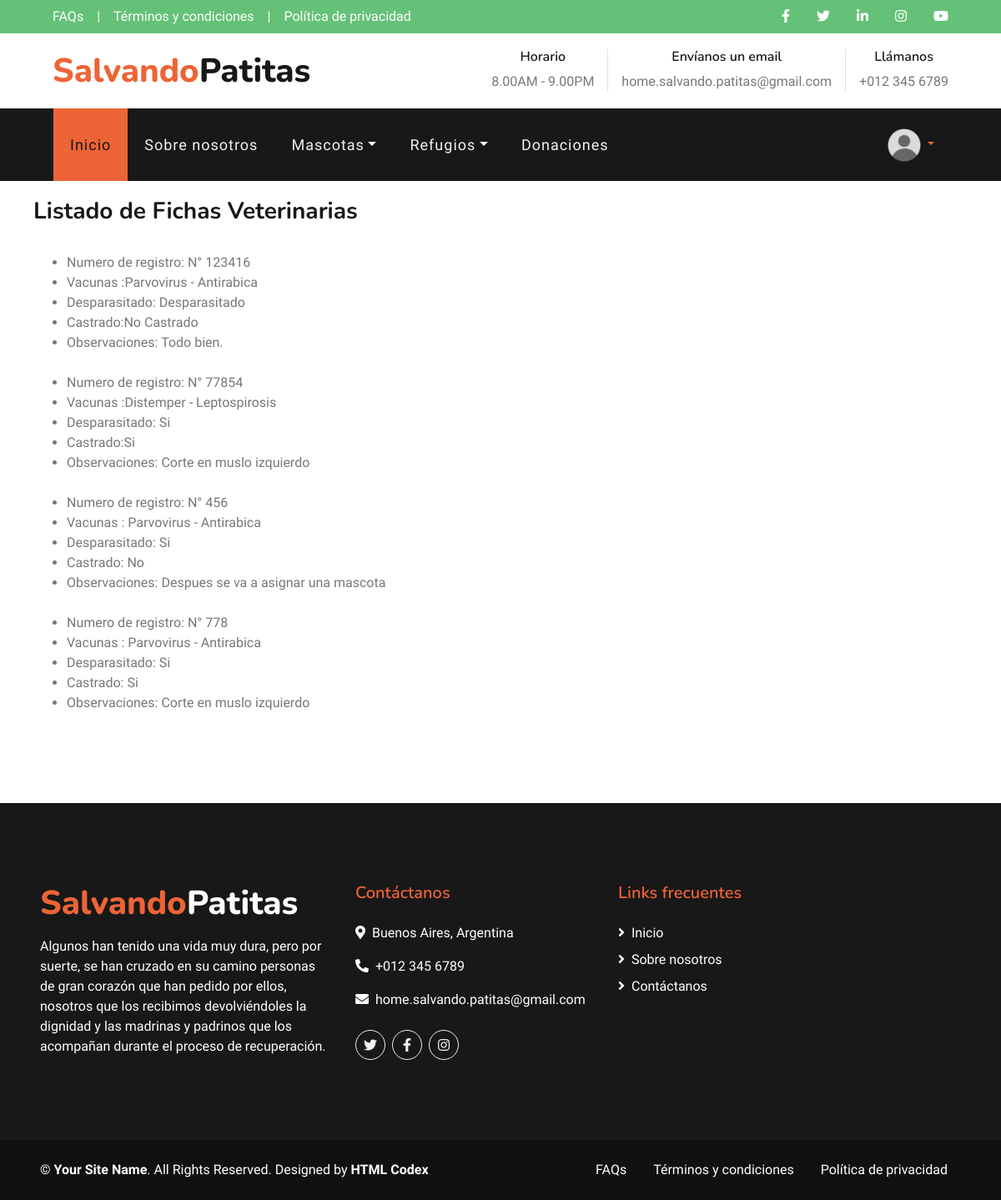
Page /Veterinaria/lista/ (signed in) on the earlier database version.
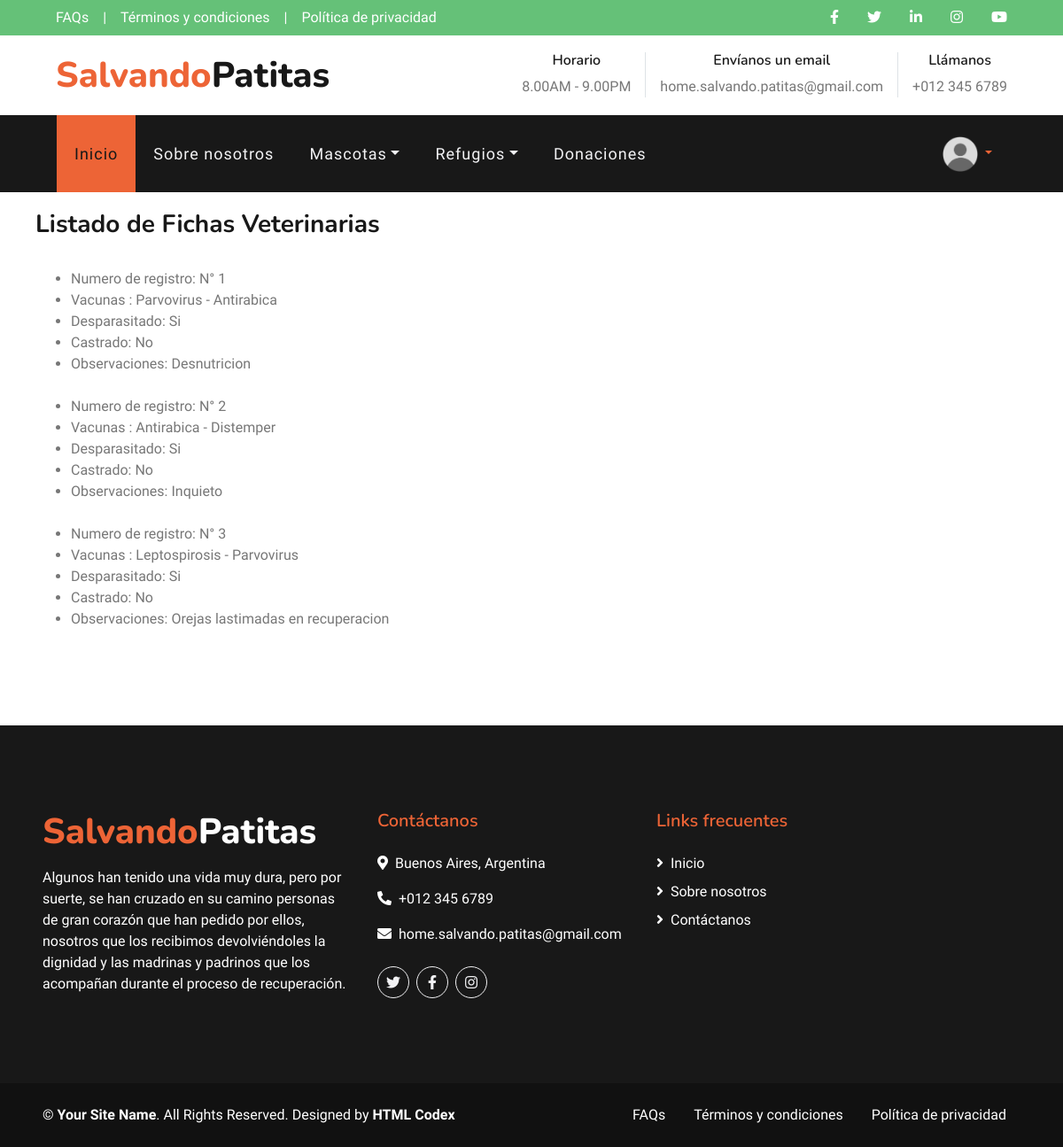
Same page on the later database version.
### Apps/Veterinaria/models.py (models this page shows, shortened)
class Ficha_medica (models.Model):
    mascota = models.OneToOneField(Mascota, on_delete=models.CASCADE, related_name='veterinaria', null=True)
    registro = models.IntegerField(unique=True)
    vacuna_1 = models.CharField(max_length= 100, null=True, blank=True,)
    vacuna_2 = models.CharField(max_length= 100, null=True, blank=True,)
    desparasitacion = models.CharField(max_length=50, null=True, blank=True,)
    castracion = models.CharField(max_length=50, null=True, blank=True,)
    observaciones = models.TextField(max_length=150,null=True, blank=True,)

### Apps/Veterinaria/views.py (the view)
# urls.py: path("lista/", lista_fichas ,name="lista"),
def lista_fichas (request):
    lista = Ficha_medica.objects.all()
    return render (request, "Veterinaria/lista_Ficha.html", {"lista": lista})

### Templates/Veterinaria/lista_Ficha.html (shortened to what this page needs)
{% extends "padre.html" %}
{% load static %}
{% block contenidoQueCambia%}
<div style = "padding: 20px 40px;">
<h3>Listado de Fichas Veterinarias</h3>
<br>
<ul>
    {%for li in lista %}
        <li> Numero de registro: N°  {{li.registro}} </li>
        <li> Vacunas :{{li.vacuna_1}} - {{li.vacuna_2}}</li>
        <li> Desparasitado: {{li.desparasitacion}} </li>
        <li> Castrado:{{li.castracion}} </li>
        <li> Observaciones: {{li.observaciones}}</li>
        <br>
    {% endfor %}
</ul>
</div>
{%endblock%}

### Templates/padre.html (shortened to what this page needs)
<!DOCTYPE html>
<html lang="en">
<head>
    {% load static %}
    <link href="https://cdnjs.cloudflare.com/ajax/libs/font-awesome/5.10.0/css/all.min.css" rel="stylesheet">
    <link href="lib/flaticon/font/flaticon.css" rel="stylesheet">
    <link href="lib/owlcarousel/assets/owl.carousel.min.css" rel="stylesheet">
    <link href="lib/tempusdominus/css/tempusdominus-bootstrap-4.min.css" rel="stylesheet" />
    <link href="{% static "css/style.css" %}"  rel="stylesheet">
</head>
<body>
    <div class="container-fluid">
        <div class="row bg-secondary py-2 px-lg-5">
            <div class="col-lg-6 text-center text-lg-left mb-2 mb-lg-0">
                <div class="d-inline-flex align-items-center">
                    <a class="text-white pr-3" href="{% url "preguntas-frecuentes" %}">FAQs</a>
                    <span class="text-white">|</span>
                    <a class="text-white px-3" href="{% url "terminos-condiciones" %}">Términos y condiciones</a>
                    <span class="text-white">|</span>
                    <a class="text-white pl-3" href="{% url "politica-privacidad" %}">Política de privacidad</a>
                </div>
            </div>
            <div class="col-lg-6 text-center text-lg-right">
                <div class="d-inline-flex align-items-center">
                    <a class="text-white px-3" href="https://www.facebook.com/" target="_blank">
                        <i class="fab fa-facebook-f"></i>
                    </a>
                    <a class="text-white px-3" href="https://twitter.com/" target="_blank">
                        <i class="fab fa-twitter"></i>
                    </a>
                    <a class="text-white px-3" href="https://www.linkedin.com/" target="_blank">
                        <i class="fab fa-linkedin-in"></i>
                    </a>
                    <a class="text-white px-3" href="https://www.instagram.com/" target="_blank">
                        <i class="fab fa-instagram"></i>
                    </a>
                    <a class="text-white pl-3" href="https://www.youtube.com/" target="_blank">
                        <i class="fab fa-youtube"></i>
                    </a>
                </div>
            </div>
        </div>
        <div class="row py-3 px-lg-5">
            <div class="col-lg-4">
                <a href="{% url "index" %}" class="navbar-brand d-none d-lg-block">
                    <h1 class="m-0 display-5 text-capitalize"><span class="text-primary">Salvando</span>Patitas</h1>
                </a>
            </div>
            <div class="col-lg-8 text-center text-lg-right">
                <div class="d-inline-flex align-items-center">
                    <div class="d-inline-flex flex-column text-center pr-3 border-right">
                        <h6>Horario</h6>
                        <p class="m-0">8.00AM - 9.00PM</p>
                    </div>
                    <div class="d-inline-flex flex-column text-center px-3 border-right">
                        <h6>Envíanos un email</h6>
                        <p class="m-0">home.salvando.patitas@gmail.com</p>
                    </div>
                    <div class="d-inline-flex flex-column text-center pl-3">
                        <h6>Llámanos</h6>
                        <p class="m-0">+012 345 6789</p>
                    </div>
                </div>
            </div>
        </div>
    </div>
    <div class="container-fluid p-0">
        <nav class="navbar navbar-expand-lg bg-dark navbar-dark py-3 py-lg-0 px-lg-5">
            <div class="collapse navbar-collapse justify-content-between px-3" id="navbarCollapse">
                <div class="navbar-nav mr-auto py-0">
                    {% if request.user.is_staff %}
                    <a href="{% url "index" %}" class="nav-item nav-link active">Inicio</a>
                    <a href="{% url "sobre-nosotros" %}" class="nav-item nav-link">Sobre nosotros</a>
                    <div class="nav-item dropdown">
                        <a href="#" class="nav-link dropdown-toggle" data-toggle="dropdown">Mascotas</a>
                    </div>
                    <div class="nav-item dropdown">
                        <a href="#" class="nav-link dropdown-toggle" data-toggle="dropdown">Refugios</a>
                    </div>
                    <a href="{% url "donaciones" %}" class="nav-item nav-link">Donaciones</a>
                    {% endif %}
                </div>
                {% if request.user.is_authenticated %}
                <div class="nav-item dropdown">
                    <a href="#" class="nav-link dropdown-toggle" data-toggle="dropdown">
                        {% if user.profile.image %}
                        <img src="{{user.profile.image.url}}" , style="border-radius: 50% ;" width="40px", height="40px">
                        <div class="dropdown-menu rounded-0 m-0">
                            <a href="{% url "perfil" %}" class="dropdown-item">Mi perfil</a>
                            <a href="{% url "logout" %}" class="dropdown-item">Logout</a>
                        </div>
                        {% else %}
                            <img src="{% static "img\perfil-empty.png" %}" , border-radius="50%", width="40px", height="40px" >
                        </a>
                        {% endif%}
                </div>
                {%endif%}
        </nav>
    </div>
{% block contenidoQueCambia %}
        {% endblock%}
    <div class="container-fluid bg-dark text-white mt-5 py-5 px-sm-3 px-md-5">
        <div class="row pt-5">
            <div class="col-lg-4 col-md-12 mb-5">
                <h1 class="mb-3 display-5 text-capitalize text-white"><span class="text-primary">Salvando</span>Patitas</h1>
                <p class="m-0">Algunos han tenido una vida muy dura, pero por suerte, se han cruzado en su camino personas de gran corazón que han pedido por ellos, nosotros que los recibimos devolviéndoles la dignidad y las madrinas y padrinos que los acompañan durante el proceso de recuperación.</p>
            </div>
            <div class="col-lg-8 col-md-15">
                <div class="row">
                    <div class="col-md-5 mb-5">
                        <h5 class="text-primary mb-4">Contáctanos</h5>
                        <p><i class="fa fa-map-marker-alt mr-2"></i>Buenos Aires, Argentina</p>
                        <p><i class="fa fa-phone-alt mr-2"></i>+012 345 6789</p>
                        <p><i class="fa fa-envelope mr-2"></i>home.salvando.patitas@gmail.com</p>
                        <div class="d-flex justify-content-start mt-4">
                            <a class="btn btn-outline-light rounded-circle text-center mr-2 px-0" style="width: 36px; height: 36px;" href="https://twitter.com/" target="_blank"><i class="fab fa-twitter"></i></a>
                            <a class="btn btn-outline-light rounded-circle text-center mr-2 px-0" style="width: 36px; height: 36px;" href="https://www.facebook.com/" target="_blank"><i class="fab fa-facebook-f"></i></a>
                            <a class="btn btn-outline-light rounded-circle text-center mr-2 px-0" style="width: 36px; height: 36px;" href="https://www.instagram.com/" target="_blank"><i class="fab fa-instagram"></i></a>
                        </div>
                    </div>
                    <div class="col-md-3 mb-5">
                        <h5 class="text-primary mb-4">Links frecuentes</h5>
                        <div class="d-flex flex-column justify-content-start">
                            <a class="text-white mb-2" href="{% url "index" %}"><i class="fa fa-angle-right mr-2"></i>Inicio</a>
                            <a class="text-white mb-2" href="{% url "sobre-nosotros" %}" ><i class="fa fa-angle-right mr-2"></i>Sobre nosotros</a>
                            <a class="text-white" href="{% url "news-letter" %}"><i class="fa fa-angle-right mr-2"></i>Contáctanos</a>
                        </div>
                    </div>
                </div>
            </div>
        </div>
    </div>
    <div class="container-fluid text-white py-4 px-sm-3 px-md-5" style="background: #111111;">
        <div class="row">
            <div class="col-md-6 text-center text-md-left mb-3 mb-md-0">
                <p class="m-0 text-white">
                    &copy; <a class="text-white font-weight-bold" href="{% url "sobre-nosotros" %}">Your Site Name</a>. All Rights Reserved. Designed by
                    <a class="text-white font-weight-bold" href="https://htmlcodex.com">HTML Codex</a>
                </p>
            </div>
            <div class="col-md-6 text-center text-md-right">
                <ul class="nav d-inline-flex">
                    <li class="nav-item">
                        <a class="nav-link text-white py-0" href="{% url "preguntas-frecuentes" %}">FAQs</a>
                    </li>
                    <li class="nav-item">
                        <a class="nav-link text-white py-0" href="{% url "terminos-condiciones" %}">Términos y condiciones</a>
                    </li>
                    <li class="nav-item">
                        <a class="nav-link text-white py-0" href="{% url "politica-privacidad" %}">Política de privacidad</a>
                    </li>
                </ul>
            </div>
        </div>
    </div>
</body>
</html>

Differences in the rows shown:
removed Ficha_medica: registro "123416", vacuna_1 "Parvovirus", vacuna_2 "Antirabica", desparasitacion "Desparasitado", castracion "No Castrado", observaciones "Todo bien."
removed Ficha_medica: registro "77854", vacuna_1 "Distemper", vacuna_2 "Leptospirosis", desparasitacion "Si", castracion "Si", observaciones "Corte en muslo izquierdo"
removed Ficha_medica: registro "456", vacuna_1 "Parvovirus", vacuna_2 "Antirabica", desparasitacion "Si", castracion "No", observaciones "Despues se va a asignar una mascota"
removed Ficha_medica: registro "778", vacuna_1 "Parvovirus", vacuna_2 "Antirabica", desparasitacion "Si", castracion "Si", observaciones "Corte en muslo izquierdo"
added Ficha_medica: registro "1", vacuna_1 "Parvovirus", vacuna_2 "Antirabica", desparasitacion "Si", castracion "No", observaciones "Desnutricion"
added Ficha_medica: registro "2", vacuna_1 "Antirabica", vacuna_2 "Distemper", desparasitacion "Si", castracion "No", observaciones "Inquieto"
added Ficha_medica: registro "3", vacuna_1 "Leptospirosis", vacuna_2 "Parvovirus", desparasitacion "Si", castracion "No", observaciones "Orejas lastimadas en recuperacion"
